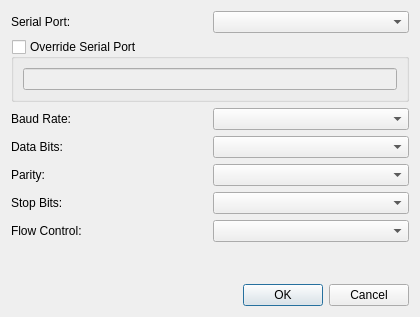
<?xml version="1.0" encoding="UTF-8"?>
<ui version="4.0">
 <class>DialogSerialSettings</class>
 <widget class="QDialog" name="DialogSerialSettings">
  <property name="geometry">
   <rect>
    <x>0</x>
    <y>0</y>
    <width>420</width>
    <height>317</height>
   </rect>
  </property>
  <property name="windowTitle">
   <string>Serial Settings</string>
  </property>
  <layout class="QGridLayout" name="gridLayout">
   <item row="0" column="0">
    <widget class="QLabel" name="serialPortLabel">
     <property name="text">
      <string>Serial Port:</string>
     </property>
    </widget>
   </item>
   <item row="3" column="1">
    <widget class="QComboBox" name="dataBitsComboBox"/>
   </item>
   <item row="3" column="0">
    <widget class="QLabel" name="label">
     <property name="text">
      <string>Data Bits:</string>
     </property>
    </widget>
   </item>
   <item row="10" column="0" colspan="2">
    <widget class="QDialogButtonBox" name="buttonBox">
     <property name="orientation">
      <enum>Qt::Horizontal</enum>
     </property>
     <property name="standardButtons">
      <set>QDialogButtonBox::Cancel|QDialogButtonBox::Ok</set>
     </property>
    </widget>
   </item>
   <item row="5" column="1">
    <widget class="QComboBox" name="parityComboBox"/>
   </item>
   <item row="2" column="0">
    <widget class="QLabel" name="baudRateLabel">
     <property name="text">
      <string>Baud Rate:</string>
     </property>
    </widget>
   </item>
   <item row="9" column="0" colspan="2">
    <spacer name="verticalSpacer">
     <property name="orientation">
      <enum>Qt::Vertical</enum>
     </property>
     <property name="sizeHint" stdset="0">
      <size>
       <width>20</width>
       <height>40</height>
      </size>
     </property>
    </spacer>
   </item>
   <item row="6" column="1">
    <widget class="QComboBox" name="stopBitsComboBox"/>
   </item>
   <item row="0" column="1">
    <widget class="QComboBox" name="serialPortComboBox"/>
   </item>
   <item row="2" column="1">
    <widget class="QComboBox" name="baudRateComboBox"/>
   </item>
   <item row="1" column="0" colspan="2">
    <widget class="QGroupBox" name="serialPortOverrideGroupBox">
     <property name="title">
      <string>Override Serial Port</string>
     </property>
     <property name="flat">
      <bool>false</bool>
     </property>
     <property name="checkable">
      <bool>true</bool>
     </property>
     <property name="checked">
      <bool>false</bool>
     </property>
     <layout class="QVBoxLayout" name="verticalLayout">
      <item>
       <widget class="QLineEdit" name="serialPortOverrideLineEdit"/>
      </item>
     </layout>
    </widget>
   </item>
   <item row="5" column="0">
    <widget class="QLabel" name="label_3">
     <property name="text">
      <string>Parity:</string>
     </property>
    </widget>
   </item>
   <item row="6" column="0">
    <widget class="QLabel" name="label_2">
     <property name="text">
      <string>Stop Bits:</string>
     </property>
    </widget>
   </item>
   <item row="7" column="1">
    <widget class="QComboBox" name="flowControlComboBox"/>
   </item>
   <item row="7" column="0">
    <widget class="QLabel" name="label_4">
     <property name="text">
      <string>Flow Control:</string>
     </property>
    </widget>
   </item>
  </layout>
 </widget>
 <resources/>
 <connections>
  <connection>
   <sender>buttonBox</sender>
   <signal>accepted()</signal>
   <receiver>DialogSerialSettings</receiver>
   <slot>accept()</slot>
   <hints>
    <hint type="sourcelabel">
     <x>248</x>
     <y>254</y>
    </hint>
    <hint type="destinationlabel">
     <x>157</x>
     <y>274</y>
    </hint>
   </hints>
  </connection>
  <connection>
   <sender>buttonBox</sender>
   <signal>rejected()</signal>
   <receiver>DialogSerialSettings</receiver>
   <slot>reject()</slot>
   <hints>
    <hint type="sourcelabel">
     <x>316</x>
     <y>260</y>
    </hint>
    <hint type="destinationlabel">
     <x>286</x>
     <y>274</y>
    </hint>
   </hints>
  </connection>
 </connections>
</ui>
